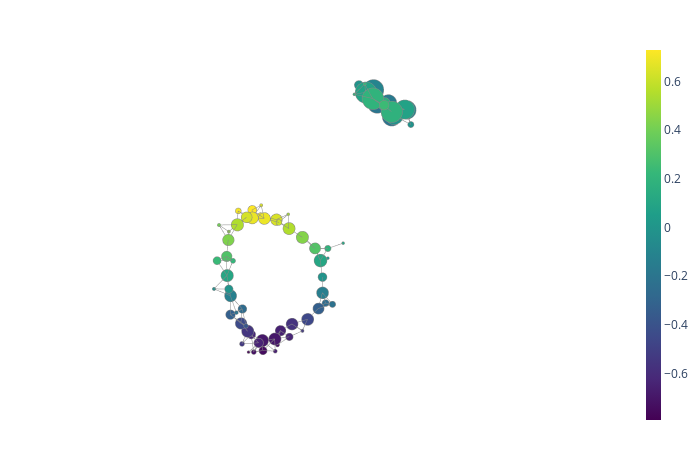

Notebook code for this chart:
### Markdown cell above
### Change the node size scale

In general, node sizes are proportional to the number of dataset elements contained in the nodes. Sometimes, however, the default scale leads to graphs which are difficult to decipher, due to e.g. excessively small nodes. The `node_scale` parameter can be used to configure this scale.

### Code cell
node_scale = 30
fig = plot_static_mapper_graph(pipe, data, layout_dim=3, node_scale=node_scale)
fig.show(config={'scrollZoom': True})

### Figure 1 — Plotly figure (JSON) as saved in the notebook; plotly's stock layout.template omitted (floating-point values rounded to 4 significant figures; data arrays with more than 128 entries replaced by an {"elided": "..."} marker saying what was removed)
{"data": [{"hoverinfo": "none", "line": {"color": "#888", "width": 1}, "mode": "lines", "name": "edge_trace", "type": "scatter3d", "uid": "a0d06dae-99c7-4856-b157-a1464147b2f7", "x": {"elided": "465 float values"}, "y": {"elided": "465 float values"}, "z": {"elided": "465 float values"}}, {"hoverinfo": "text", "hoverlabel": {"bgcolor": ["#461062", "#472172", "#45337e", "#3e4889", "#34608d", "#2d728e", "#440154", "#450c5f", "#461869", "#482676", "#433a81", "#3b508a", "#2f6c8e", "#287e8e", "#22948b", "#26a784", "#461264", "#461869", "#472070", "#21958b", "#26a684", "#31b27c", "#482374", "#482777", "#306b8e", "#2b758e", "#25848e", "#22938b", "#39b977", "#54c367", "#44367f", "#433a81", "#2b758e", "#297a8e", "#22928b", "#23a386", "#31b27c", "#5fc860", "#84d34a", "#3d4b89", "#39568b", "#25858e", "#22938b", "#2eaf7e", "#31b37c", "#36b779", "#a3da36", "#b1dd2e", "#34608d", "#2f6c8e", "#22928b", "#23a286", "#30b17d", "#3cba75", "#cae129", "#d8e228", "#2d728e", "#27808e", "#238f8c", "#dbe328", "#ebe527", "#f4e626", "#22948b", "#26a684", "#39b977", "#72cf55", "#90d642", "#cde129", "#eae527", "#fde725", "#34b67a", "#51c269", "#7fd24d", "#afdd2f", "#d4e228", "#f6e626"]}, "hovertext": ["Node ID: 0<br>Node size: 12<br>Summary statistic: -0.725", "Node ID: 1<br>Node size: 78<br>Summary statistic: -0.65", "Node ID: 2<br>Node size: 99<br>Summary statistic: -0.564", "Node ID: 3<br>Node size: 103<br>Summary statistic: -0.456", "Node ID: 4<br>Node size: 87<br>Summary statistic: -0.326", "Node ID: 5<br>Node size: 28<br>Summary statistic: -0.22", "Node ID: 6<br>Node size: 1<br>Summary statistic: -0.79", "Node ID: 7<br>Node size: 46<br>Summary statistic: -0.741", "Node ID: 8<br>Node size: 105<br>Summary statistic: -0.691", "Node ID: 9<br>Node size: 39<br>Summary statistic: -0.632", "Node ID: 10<br>Node size: 7<br>Summary statistic: -0.529", "Node ID: 11<br>Node size: 5<br>Summary statistic: -0.416", "Node ID: 12<br>Node size: 33<br>Summary statistic: -0.257", "Node ID: 13<br>Node size: 100<br>Summary statistic: -0.141", "Node ID: 14<br>Node size: 55<br>Summary statistic: -0.00904", "Node ID: 15<br>Node size: 1<br>Summary statistic: 0.111", "Node ID: 16<br>Node size: 17<br>Summary statistic: -0.718", "Node ID: 17<br>Node size: 108<br>Summary statistic: -0.692", "Node ID: 18<br>Node size: 11<br>Summary statistic: -0.657", "Node ID: 19<br>Node size: 1<br>Summary statistic: 0.00215", "Node ID: 20<br>Node size: 116<br>Summary statistic: 0.106", "Node ID: 21<br>Node size: 28<br>Summary statistic: 0.191", "Node ID: 22<br>Node size: 63<br>Summary statistic: -0.641", "Node ID: 23<br>Node size: 53<br>Summary statistic: -0.627", "Node ID: 24<br>Node size: 31<br>Summary statistic: -0.266", "Node ID: 25<br>Node size: 254<br>Summary statistic: -0.199", "Node ID: 26<br>Node size: 301<br>Summary statistic: -0.101", "Node ID: 27<br>Node size: 58<br>Summary statistic: -0.0136", "Node ID: 28<br>Node size: 31<br>Summary statistic: 0.234", "Node ID: 29<br>Node size: 87<br>Summary statistic: 0.313", "Node ID: 30<br>Node size: 105<br>Summary statistic: -0.549", "Node ID: 31<br>Node size: 17<br>Summary statistic: -0.53", "Node ID: 32<br>Node size: 248<br>Summary statistic: -0.197", "Node ID: 33<br>Node size: 193<br>Summary statistic: -0.169", "Node ID: 34<br>Node size: 126<br>Summary statistic: -0.0204", "Node ID: 35<br>Node size: 318<br>Summary statistic: 0.0846", "Node ID: 36<br>Node size: 2<br>Summary statistic: 0.189", "Node ID: 37<br>Node size: 3<br>Summary statistic: 0.348", "Node ID: 38<br>Node size: 105<br>Summary statistic: 0.443", "Node ID: 39<br>Node size: 93<br>Summary statistic: -0.443", "Node ID: 40<br>Node size: 14<br>Summary statistic: -0.384", "Node ID: 41<br>Node size: 247<br>Summary statistic: -0.1", "Node ID: 42<br>Node size: 221<br>Summary statistic: -0.0118", "Node ID: 43<br>Node size: 117<br>Summary statistic: 0.165", "Node ID: 44<br>Node size: 327<br>Summary statistic: 0.195", "Node ID: 45<br>Node size: 2<br>Summary statistic: 0.224", "Node ID: 46<br>Node size: 3<br>Summary statistic: 0.518", "Node ID: 47<br>Node size: 103<br>Summary statistic: 0.549", "Node ID: 48<br>Node size: 63<br>Summary statistic: -0.325", "Node ID: 49<br>Node size: 52<br>Summary statistic: -0.26", "Node ID: 50<br>Node size: 26<br>Summary statistic: -0.016", "Node ID: 51<br>Node size: 260<br>Summary statistic: 0.0819", "Node ID: 52<br>Node size: 318<br>Summary statistic: 0.185", "Node ID: 53<br>Node size: 65<br>Summary statistic: 0.244", "Node ID: 54<br>Node size: 23<br>Summary statistic: 0.61", "Node ID: 55<br>Node size: 95<br>Summary statistic: 0.642", "Node ID: 56<br>Node size: 10<br>Summary statistic: -0.217", "Node ID: 57<br>Node size: 101<br>Summary statistic: -0.129", "Node ID: 58<br>Node size: 8<br>Summary statistic: -0.0353", "Node ID: 59<br>Node size: 7<br>Summary statistic: 0.648", "Node ID: 60<br>Node size: 99<br>Summary statistic: 0.686", "Node ID: 61<br>Node size: 28<br>Summary statistic: 0.708", "Node ID: 62<br>Node size: 48<br>Summary statistic: -0.00824", "Node ID: 63<br>Node size: 107<br>Summary statistic: 0.109", "Node ID: 64<br>Node size: 45<br>Summary statistic: 0.234", "Node ID: 65<br>Node size: 8<br>Summary statistic: 0.401", "Node ID: 66<br>Node size: 7<br>Summary statistic: 0.473", "Node ID: 67<br>Node size: 29<br>Summary statistic: 0.615", "Node ID: 68<br>Node size: 100<br>Summary statistic: 0.684", "Node ID: 69<br>Node size: 55<br>Summary statistic: 0.729", "Node ID: 70<br>Node size: 18<br>Summary statistic: 0.214", "Node ID: 71<br>Node size: 77<br>Summary statistic: 0.305", "Node ID: 72<br>Node size: 92<br>Summary statistic: 0.431", "Node ID: 73<br>Node size: 107<br>Summary statistic: 0.545", "Node ID: 74<br>Node size: 83<br>Summary statistic: 0.633", "Node ID: 75<br>Node size: 24<br>Summary statistic: 0.712"], "marker": {"color": [-0.7255, -0.6505, -0.5638, -0.456, -0.3259, -0.2203, -0.7905, -0.7408, -0.6913, -0.6319, -0.529, -0.4165, -0.2572, -0.141, -0.00904, 0.111, -0.7175, -0.6924, -0.6568, 0.00215, 0.1056, 0.1911, -0.6414, -0.6266, -0.2659, -0.1992, -0.1005, -0.01364, 0.2339, 0.313, -0.5492, -0.5296, -0.1966, -0.1689, -0.02037, 0.08459, 0.1887, 0.3481, 0.443, -0.4428, -0.3841, -0.1001, -0.01185, 0.1655, 0.1951, 0.2244, 0.5176, 0.5495, -0.3253, -0.2598, -0.01597, 0.08187, 0.1849, 0.244, 0.6104, 0.6417, -0.2168, -0.1293, -0.03531, 0.6482, 0.686, 0.7079, -0.00824, 0.1088, 0.2343, 0.4015, 0.4727, 0.6152, 0.6836, 0.7288, 0.2137, 0.3046, 0.4306, 0.5455, 0.6329, 0.7119], "colorbar": {"thickness": 15, "title": {"side": "right", "text": ""}, "xanchor": "left"}, "colorscale": [[0, "#440154"], [0.1111, "#482878"], [0.2222, "#3e4989"], [0.3333, "#31688e"], [0.4444, "#26828e"], [0.5556, "#1f9e89"], [0.6667, "#35b779"], [0.7778, "#6ece58"], [0.8889, "#b5de2b"], [1, "#fde725"]], "line": {"color": "#888", "width": 1}, "opacity": 1, "reversescale": false, "showscale": true, "size": [12, 78, 99, 103, 87, 28, 1, 46, 105, 39, 7, 5, 33, 100, 55, 1, 17, 108, 11, 1, 116, 28, 63, 53, 31, 254, 301, 58, 31, 87, 105, 17, 248, 193, 126, 318, 2, 3, 105, 93, 14, 247, 221, 117, 327, 2, 3, 103, 63, 52, 26, 260, 318, 65, 23, 95, 10, 101, 8, 7, 99, 28, 48, 107, 45, 8, 7, 29, 100, 55, 18, 77, 92, 107, 83, 24], "sizemin": 4, "sizemode": "area", "sizeref": 0.7267}, "mode": "markers", "name": "node_trace", "type": "scatter3d", "uid": "67472618-2b0e-432d-b81b-4816a0f8722c", "x": [0.2388, 0.108, -0.3756, -1.068, -1.568, -2.203, 1.361, 0.7846, 0.3134, -0.2785, -0.8337, -0.8316, -1.918, -1.77, -1.788, -2.778, 1.084, 0.7786, 0.2673, -2.097, -1.713, -2.059, 0.8515, 1.159, -4.312, -3.822, -3.624, -3.078, -1.526, -1.463, 1.217, 1.453, -4.362, -4.19, -3.606, -3.257, -2.803, -1.027, -0.9054, 1.378, 1.125, -4.821, -4.314, -3.884, -3.445, -3.143, -0.318, -0.3293, 1.673, 1.257, -4.896, -4.608, -4.084, -3.755, 0.07204, 0.2175, 1.371, 1.615, 2.13, 0.7245, 0.6503, 0.8647, 1.572, 1.708, 1.985, 2.096, 1.829, 1.638, 1.075, 1.122, 1.453, 1.754, 1.76, 1.478, 1.213, 1.585], "y": [1.091, 0.6302, 0.109, -0.1015, -0.6108, -0.6845, 1.85, 1.778, 1.293, 1.013, 0.5622, 0.09572, -1.08, -1.153, -1.684, -2.732, 2.224, 1.709, 1.961, -2.837, -2.24, -2.473, 2.252, 1.876, -3.322, -3.042, -2.953, -2.885, -2.677, -2.27, 2.215, 2.432, -2.706, -2.742, -2.507, -2.285, -1.782, -2.938, -2.456, 2.43, 2.867, -2.391, -2.048, -1.913, -1.783, -1.817, -2.672, -2.427, 2.567, 2.415, -1.751, -1.792, -1.456, -1.202, -2.126, -2.752, 2.942, 2.344, 2.36, -1.829, -1.837, -2.527, 2.62, 1.949, 1.858, 0.1958, -0.07424, -0.8247, -1.321, -1.94, 1.841, 1.327, 0.6026, -0.03255, -0.7683, -1.27], "z": [-3.748, -3.374, -3.575, -3.532, -3.406, -3.229, -3.193, -3.217, -3.094, -3.332, -3.513, -4.048, -3.569, -2.96, -2.485, -1.373, -2.706, -2.652, -3.032, -2.371, -1.966, -1.452, -2.108, -2.059, 4.91, 5.209, 5.785, 5.994, -1.638, -1.251, -1.447, -1.919, 4.835, 5.365, 5.661, 5.96, 6.102, -1.206, -0.7489, -0.7435, -0.3779, 5.24, 5.178, 5.687, 5.94, 6.447, 0.3792, -0.2123, -0.1039, 0.007899, 4.961, 5.524, 5.596, 5.952, 0.3593, 0.0414, 0.4097, 0.6164, 0.9834, 1.476, 0.8071, 0.4329, 1.223, 1.21, 1.826, 2.066, 1.539, 1.275, 1.231, 1.179, 1.788, 1.542, 1.694, 1.887, 1.676, 1.621]}], "layout": {"autosize": false, "height": 450, "hovermode": "closest", "margin": {"b": 20, "l": 5, "r": 5, "t": 40}, "scene": {"aspectmode": "auto", "aspectratio": {"x": 0.909, "y": 0.8103, "z": 1.358}, "camera": {"center": {"x": 0, "y": 0, "z": 0}, "eye": {"x": 0.05337, "y": 1.704, "z": 1.378}, "projection": {"type": "perspective"}, "up": {"x": 0, "y": 0, "z": 1}}, "xaxis": {"showbackground": false, "showgrid": false, "showline": false, "showticklabels": false, "title": {"text": ""}, "type": "linear", "zeroline": false}, "yaxis": {"showbackground": false, "showgrid": false, "showline": false, "showticklabels": false, "title": {"text": ""}, "type": "linear", "zeroline": false}, "zaxis": {"showbackground": false, "showgrid": false, "showline": false, "showticklabels": false, "title": {"text": ""}, "type": "linear", "zeroline": false}}, "showlegend": false, "title": {"text": ""}, "updatemenus": [{"direction": "down", "pad": {"r": 10, "t": 10}, "showactive": true, "x": 0.11, "xanchor": "left", "y": 1.1, "yanchor": "top"}], "width": 700}}
